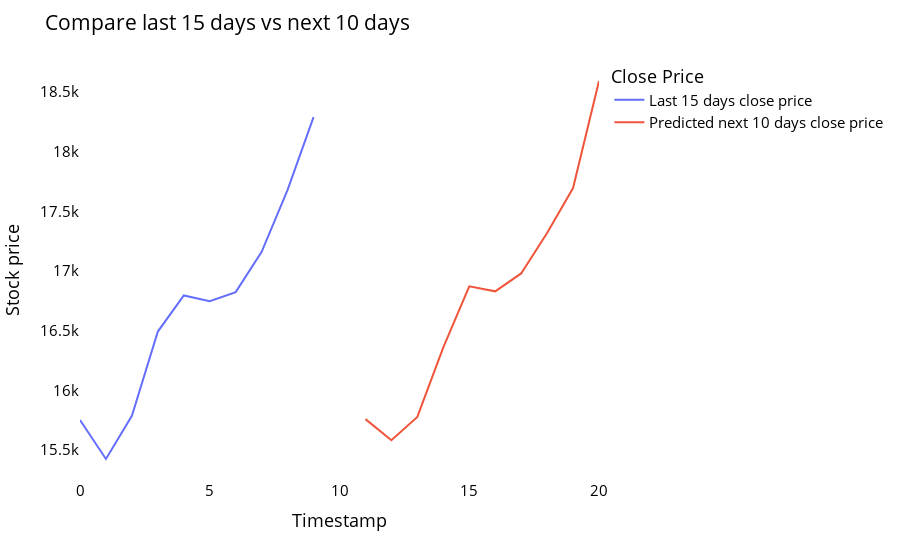

The cell this chart's notebook holds for it:
### Code cell
import copy

temp_mat = np.empty((len(last_days)+pred_days+1,1))
temp_mat[:] = np.nan
temp_mat = temp_mat.reshape(1,-1).tolist()[0]

last_original_days_value = copy.deepcopy(temp_mat)
next_predicted_days_value = copy.deepcopy(temp_mat)

last_original_days_value[0:time_step+1] = scaler.inverse_transform(closedf[len(closedf)-time_step:]).reshape(1,-1).tolist()[0]
next_predicted_days_value[time_step+1:] = scaler.inverse_transform(np.array(lst_output).reshape(-1,1)).reshape(1,-1).tolist()[0]
last_original_days_value.append(None)
names = cycle(['Last 15 days close price','Predicted next 10 days close price'])

new_pred_plot = pd.DataFrame({
    'last_original_days_value':last_original_days_value,
    'next_predicted_days_value':next_predicted_days_value
})

fig = px.line(new_pred_plot,x=new_pred_plot.index, y=[new_pred_plot['last_original_days_value'],
                                                      new_pred_plot['next_predicted_days_value']],
              labels={'value': 'Stock price','index': 'Timestamp'})
fig.update_layout(title_text='Compare last 15 days vs next 10 days',
                  plot_bgcolor='white', font_size=15, font_color='black',legend_title_text='Close Price')
fig.for_each_trace(lambda t:  t.update(name = next(names)))

fig.update_xaxes(showgrid=False)
fig.update_yaxes(showgrid=False)
fig.show()

### Figure 1 — Plotly figure (JSON) as saved in the notebook; plotly's stock layout.template omitted (floating-point values rounded to 4 significant figures)
{"data": [{"hovertemplate": "variable=last_original_days_value<br>Timestamp=%{x}<br>Stock price=%{y}<extra></extra>", "legendgroup": "last_original_days_value", "line": {"color": "#636efa", "dash": "solid"}, "marker": {"symbol": "circle"}, "mode": "lines", "name": "Last 15 days close price", "orientation": "v", "showlegend": true, "type": "scatter", "x": [0, 1, 2, 3, 4, 5, 6, 7, 8, 9, 10, 11, 12, 13, 14, 15, 16, 17, 18, 19, 20], "xaxis": "x", "y": [15750.0, 15430.0, 15790.0, 16490.0, 16800.0, 16750.0, 16820.0, 17160.0, 17680.0, 18290.0, null, null, null, null, null, null, null, null, null, null, null], "yaxis": "y"}, {"hovertemplate": "variable=next_predicted_days_value<br>Timestamp=%{x}<br>Stock price=%{y}<extra></extra>", "legendgroup": "next_predicted_days_value", "line": {"color": "#EF553B", "dash": "solid"}, "marker": {"symbol": "circle"}, "mode": "lines", "name": "Predicted next 10 days close price", "orientation": "v", "showlegend": true, "type": "scatter", "x": [0, 1, 2, 3, 4, 5, 6, 7, 8, 9, 10, 11, 12, 13, 14, 15, 16, 17, 18, 19, 20], "xaxis": "x", "y": [null, null, null, null, null, null, null, null, null, null, null, 15760.0, 15580.0, 15780.0, 16360.0, 16870.0, 16830.0, 16980.0, 17320.0, 17700.0, 18590.0], "yaxis": "y"}], "layout": {"font": {"color": "black", "size": 15}, "legend": {"title": {"text": "Close Price"}, "tracegroupgap": 0}, "margin": {"t": 60}, "plot_bgcolor": "white", "title": {"text": "Compare last 15 days vs next 10 days"}, "xaxis": {"anchor": "y", "domain": [0, 1], "showgrid": false, "title": {"text": "Timestamp"}}, "yaxis": {"anchor": "x", "domain": [0, 1], "showgrid": false, "title": {"text": "Stock price"}}}}
